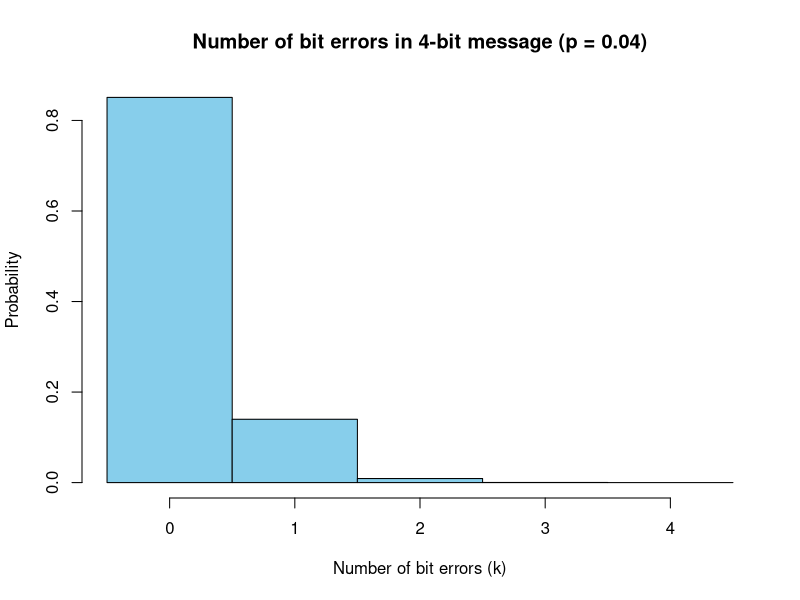
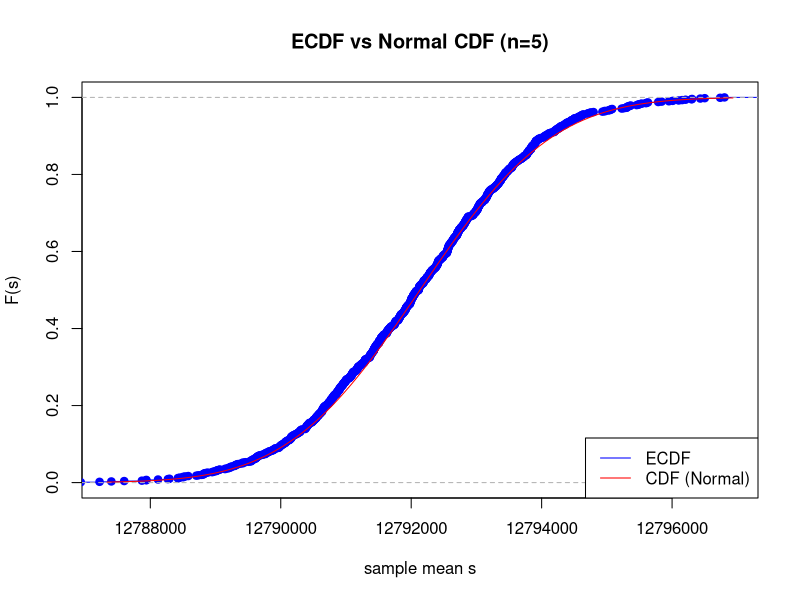
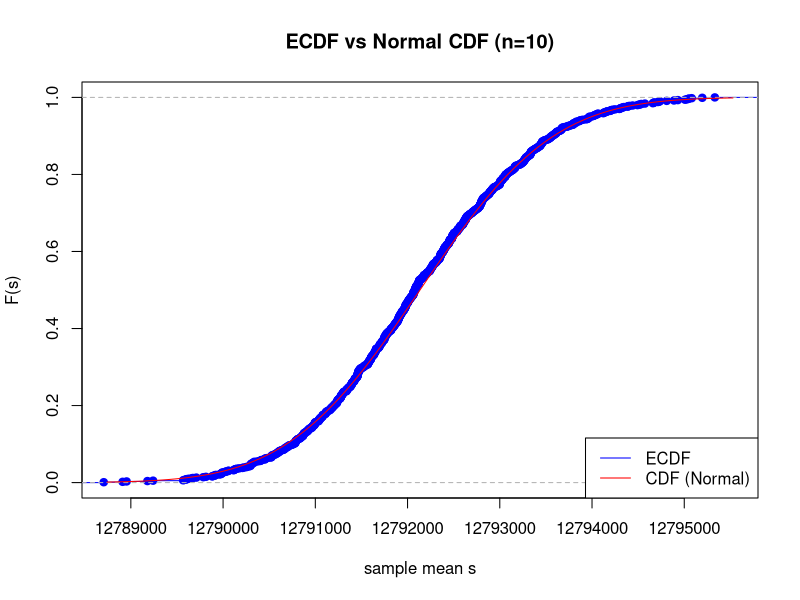
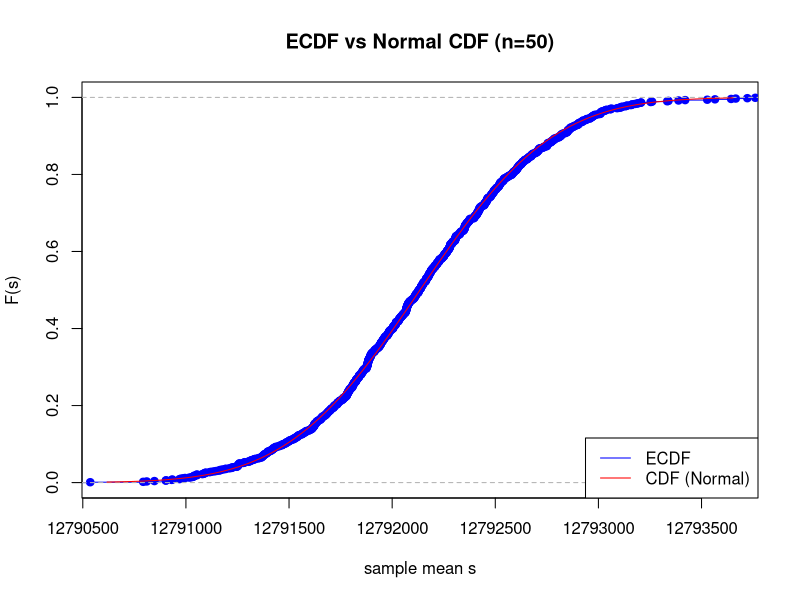
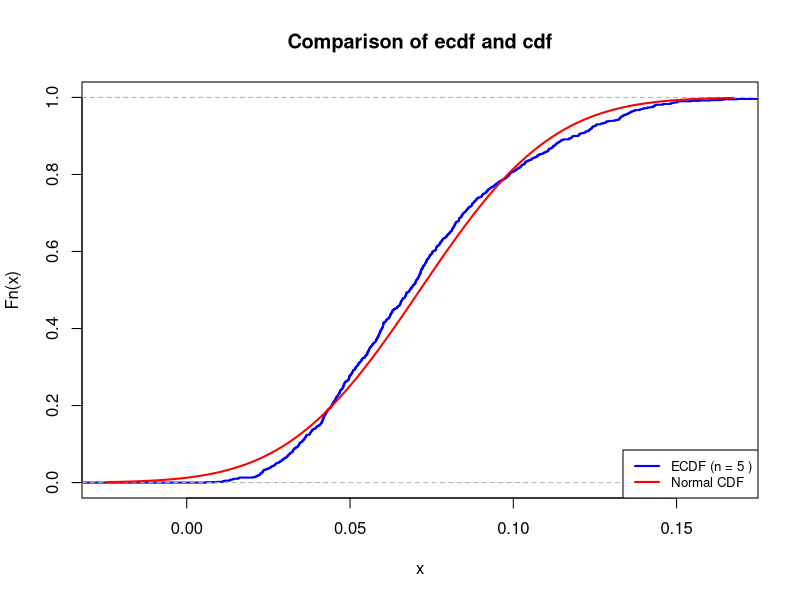
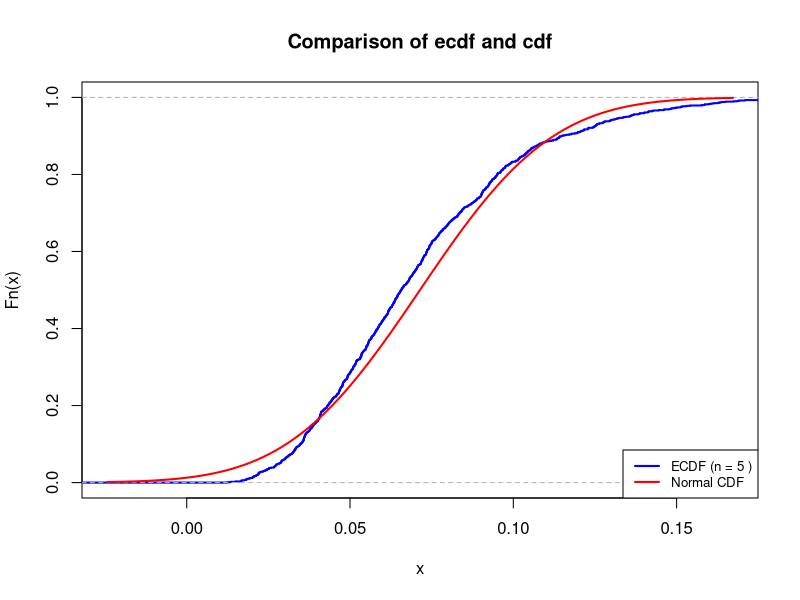
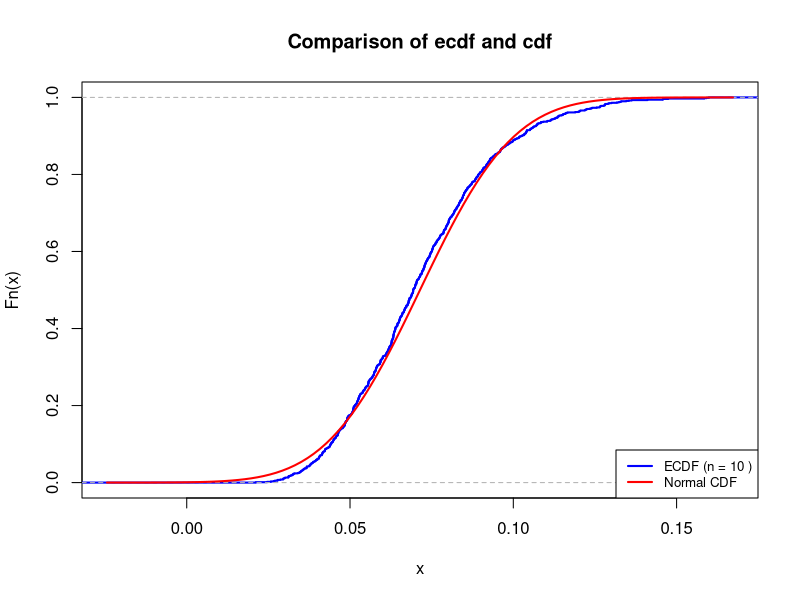
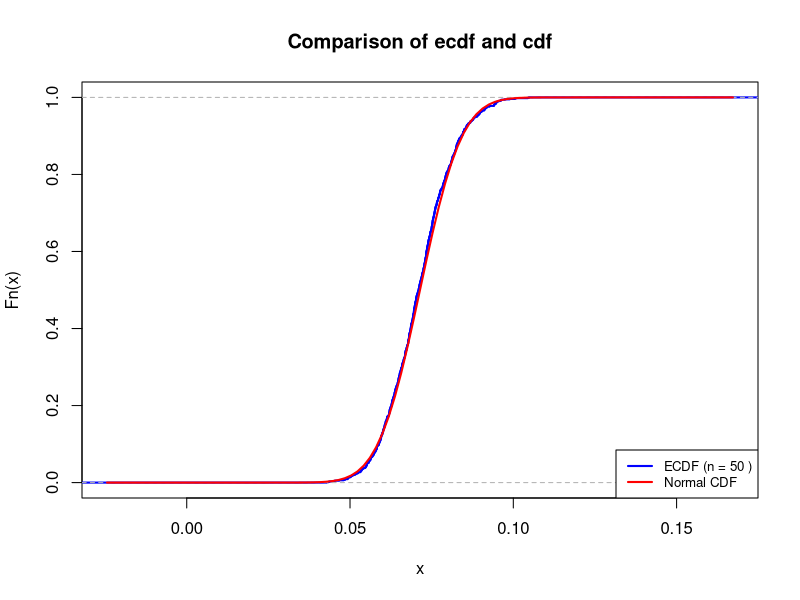

Source code (R) for these figures, in order:
## ---- chunk 1
# your team id number
                          ###
id <- 4                  ### Change to the correct id!
                          ###
set.seed(id)
p <- id/100
# matrices G and H
G <- matrix(c(1, 1, 1, 0, 0, 0, 0,
		1, 0, 0, 1, 1, 0, 0,
		0, 1, 0, 1, 0, 1, 0,
		1, 1, 0, 1, 0, 0, 1), nrow = 4, byrow = TRUE)
H <- t(matrix(c(1, 0, 1, 0, 1, 0, 1,
		0, 1, 1, 0, 0, 1, 1,
		0, 0, 0, 1, 1, 1, 1), nrow = 3, byrow = TRUE))
cat("The matrix G is: \n")
G
cat("The matrix H is: \n")
H
cat("The product GH must be zero: \n")
(G%*%H) %%2
## ---- chunk 2
# generate N messages

message_generator <- function(N) {
  matrix(sample(c(0,1), 4*N, replace = TRUE), nrow = N)
}
messages <- message_generator(100)
codewords <- (messages %*% G) %% 2
## ---- chunk 3
N <- nrow(messages)
n_bits <- ncol(G)

# кожен біт пошкоджується незалежно з імовірністю p
errors <- matrix(rbinom(N * n_bits, 1, p), nrow = N, ncol = n_bits)

# накладаємо помилки на кодові слова (XOR по модулю 2)
received <- (codewords + errors) %% 2

# перевіримо перші кілька рядків
head(errors)
head(received)
## ---- chunk 4
# syndrome calculation
syndromes <- (received %*% H) %% 2

# all possible single-bit errors
error_patterns <- diag(7)

# синдроми для кожного з них
syndrome_table <- (error_patterns %*% H) %% 2

# додаємо випадок "нема помилки"
syndrome_table <- rbind(rep(0,3), syndrome_table)

corrected <- received  # створюємо копію для виправлення

for (i in 1:nrow(received)) {
  s <- syndromes[i, ]
  # знаходимо індекс рядка в syndrome_table, який збігається з s
  match_idx <- which(apply(syndrome_table, 1, function(row) all(row == s))) - 1
  if (length(match_idx) == 1 && match_idx > 0) {
    # flip the corresponding bit
    corrected[i, match_idx] <- (corrected[i, match_idx] + 1) %% 2
  }
}

decoded <- corrected[, 1:4]

# обудова таблиці всіх кодових слів (16 можливих)
all_msgs <- as.matrix(expand.grid(0:1, 0:1, 0:1, 0:1))
all_code <- (all_msgs %*% G) %% 2

# допоміжна функція: робить рядок "0101010" для порівняння
key <- function(M) apply(M, 1, paste0, collapse = "")

# створюємо "словник" кодових слів -> повідомлень
dict_keys <- key(all_code)

# --- після виправлення помилок ---
recv_keys <- key(corrected)
idx <- match(recv_keys, dict_keys)

# декодовані повідомлення за знайденими індексами
decoded <- all_msgs[idx, , drop = FALSE]

success <- rowSums(decoded == messages) == 4
p_hat <- mean(success)
cat("Estimated probability of correct transmission (p_hat):", p_hat, "\n")

## ---- chunk 5
N <- nrow(messages)                           # кількість симуляцій
SE <- sqrt(p_hat * (1 - p_hat) / N)           # стандартна похибка
epsilon <- 1.96 * SE                          # напівдовжина 95% ДІ
CI <- c(p_hat - epsilon, p_hat + epsilon)

cat(sprintf("p_hat = %.5f\n", p_hat))
cat(sprintf("SE     = %.6f\n", SE))
cat(sprintf("95%% CI = (%.5f, %.5f)\n", CI[1], CI[2]))

## ---- chunk 6
eps_target <- 0.03

# плагін-оцінка за поточним p_hat
N <- ceiling( (1.96^2 * p_hat * (1 - p_hat)) / eps_target^2 )

cat(sprintf("N >= %d\n", N))

## ---- chunk 7
id <- 4
set.seed(id)
p <- id / 100
N <- 100000

errors <- matrix(rbinom(N * 4, 1, p), nrow = N, ncol = 4)
k <- rowSums(errors)

hist(k,
     breaks = seq(-0.5, 4.5, 1),
     freq = FALSE,
     col = "skyblue",
     border = "black",
     main = sprintf("Number of bit errors in 4-bit message (p = %.2f)", p),
     xlab = "Number of bit errors (k)",
     ylab = "Probability")

k_vals <- 0:4
theoretical <- dbinom(k_vals, size = 4, prob = p)


## ---- chunk 8
year <- 30.1

T <- year * 365*24*3600

lambda <- log(2) / T

Avogadro <- 6*10^(23)

mass_id <- 4 * 10^(-6)

N <- (mass_id/137) * Avogadro

mu_poisson <- N * lambda

K <- 1000
n <- 5
sample_means <- colMeans(matrix(rpois(n*K, lambda = mu_poisson), nrow=n))

## ---- chunk 9
mu_normal <- mu_poisson
sigma_normal <- sqrt(mu_poisson/n)
## ---- chunk 10
xlims <- c(mu_normal-3*sigma_normal,mu_normal+3*sigma_normal)
Fs <- ecdf(sample_means)

n_values <- c(5, 10, 50)

for (n in n_values) {
  sample_means <- colMeans(matrix(rpois(K * n, lambda = mu_poisson), nrow = n))
  sd_normal <- sqrt(mu_poisson / n)

  Fs <- ecdf(sample_means)

  sd_normal <- sqrt(mu_poisson / n)
  xlims <- c(mu_normal - 3*sd_normal, mu_normal + 3*sd_normal)

  plot(Fs, xlim = xlims, ylim = c(0,1),
       main = paste0("ECDF vs Normal CDF (n=", n, ")"),
       xlab = "sample mean s", ylab = "F(s)", col = "blue", lwd = 1)
  curve(pnorm(x, mean = mu_normal, sd = sd_normal), add = TRUE, col = "red", lwd = 1)
  legend("bottomright", legend = c("ECDF", "CDF (Normal)"),
         col = c("blue","red"), lwd = 1)



#calculate the maximal difference
testing_values <- seq(
             mu_normal - 3*sigma_normal,
             mu_normal + 3*sigma_normal,
             length.out = n*K/2)


  max_diff <- max(abs(Fs(testing_values) - pnorm(testing_values, mean = mu_normal, sd = sd_normal)))


print(max_diff)

}

mu_poisson <- N * lambda


## ---- chunk 11

a <- 8e8
alpha <- 0.05

# Markov P(S_n <=8*10^8)>=0.95 => P(S_n > 8*10^8) <= 0.05,
# P(X>=a) <= E(x)/a => E(x)/a = alpha => mu*n/a = alpha
# n = a * aplha/mu

find_markov <- function(a, mu_poisson, alpha) {
  return(floor(alpha * a / mu_poisson))
}




# Chernoff. We are looking for bound <= alpha
# MGF of Poiison -> exp[lambda(e^{t}-1)], so
# lamda = mu_poisson = var_poisson
# We minimise the upper bound of the Chernoff and find the e^{t}=a/(nμ)
# so, it will be the optimal value for x
# we calculate the

find_n_chernoff <- function(a, mu_poisson , alpha) {
# Chernoff inequality
# P(X => a) <= e^-sa*M(s)
# P(X >= 8a8) <= 0.05
# e^-s*8e8*M(s) = 0.05
# e^(-s*8e8 + mu*n(e^s - 1)) = 0.05
# -s*8e8 + mu*n(e^s - 1) = ln(0.05)
# n = (ln(0.05) + s*8e8)/mu(e^s-1)

  # also, we need to find the optimal s, which needs to be minimal
  # we will just brute-force it
  # brute-force search on s>0 to maximize allowable n
  values_of_s <- seq(1e-8, 1.0, length.out = 10000)  # start from tiny positive
  # compute candidate n for each s; handle denominator small/zero
  values_of_n <- (log(alpha) + values_of_s * a) / (mu_poisson * (exp(values_of_s) - 1))
  # filter valid, finite and positive n
  valid_idx <- which(is.finite(values_of_n) & (values_of_n > 0))

  best_idx <- valid_idx[which.max(values_of_n[valid_idx])]
  best_n <- floor(values_of_n[best_idx])
  return(best_n)
}


# CLT
# The qnorm function provides the quantile of the normal distribution. We just calculete the cdf P(Z<=z), where Z<=0.95

find_n_clt <- function(a, mu_poisson ,alpha) {
  z <- qnorm(1 - alpha)  #qnorm(0.95)

  # P(z<=Z ) = Ф(Z)
  # Ф(Z) = (a-Mu/sigma) (normal Z ~ N(0,1)) => Ф((a - n * mu) / (sqrt(n * mu))
  # Let y = sqrt(n * mu). Then (a - y^2) / y = z
  # => y^2 + z * y - a = 0
  # Positive root: y = (-z + sqrt(z^2 + 4 * a)) / 2
  # Approximate n: n ≈ y^2 / mu


  y <- (-z + sqrt(z^2 + 4 * a)) / 2
  n_clt <- floor(y^2 / mu_poisson)
  return(n_clt)

  }
#-------
empirical_prob_for_n <- function(n, mu_poisson, a, K = 5000) {
  if (n <= 0) return(NA) # Return NA for n <= 0

  # Use the property that the sum n*Pois(μ) -> Pois(n*μ)
  mu_sum <- n * mu_poisson
  sample_sums <- rpois(K, lambda = mu_sum)
    return(mean(sample_sums <= a))
}

# Calculate theoretical n
n_markov <- find_markov(a, mu_poisson, alpha)
n_chernoff <- find_n_chernoff(a, mu_poisson, alpha)
n_clt <- find_n_clt(a, mu_poisson, alpha)

cat("--- Theoretical limits of n ---\n")
print(list(n_markov = n_markov, n_chernoff = n_chernoff, n_clt = n_clt))

# Create a vector of candidates
K_sim <- 5000 # Number of simulations
candidates <- seq(n_clt - 5, n_clt + 5)
candidates <- candidates[candidates > 0] # Remove zeros or negatives

cat("\nCheck candidates around n_clt (n=", n_clt, "):\n", sep="")
print(candidates)
results <- sapply(candidates, function(n_val) empirical_prob_for_n(n_val, mu_poisson, a, K = K_sim))

final_table <- data.frame(n = candidates, P_Sn_le_a = results)

cat("\n--- Final simulation table ---\n")
print(final_table)
## ---- chunk 12
nu1 <- 14
K <- 1e3
n <- 5 # -10, 50
sample_means <- colMeans(matrix(rexp(n*K, rate = nu1), nrow=n))
## ---- chunk 13
mu <- 1/nu1 #teoretical
sigma <- 1/(sqrt(n)*nu1) # var(sample mean)
## ---- chunk 14
xlims <- c(mu-3*sigma,mu+3*sigma) # 99.7% of data in mu +- 3sigma in normal dist.

Fs <- ecdf(sample_means)
plot(Fs,
     xlim = xlims,
     col = "blue",
     lwd = 2,
     main = "Comparison of ecdf and cdf")

curve(pnorm(x, mean = mu, sd = sigma), col = "red", lwd = 2, add = TRUE)

legend("bottomright",
       legend = c(paste("ECDF (n =", n, ")"), "Normal CDF"),
       col = c("blue", "red"),
       lwd = 2,
       cex = 0.8)
## ---- chunk 15
max_diff <- max(abs(Fs(sample_means)-pnorm(sample_means, mean = mu, sd = sigma)))
cat("For n =", N, "maximal difference between the two c.d.f.'s =", max_diff)
## ---- chunk 16
n_vals <- c(5, 10, 50)
for (n in n_vals) {
  sample_means <- colMeans(matrix(rexp(n*K, rate = nu1), nrow=n))
  mu <- 1/nu1 #teoretical
  sigma <- 1/(sqrt(n)*nu1) # var(sample mean)
  Fs <- ecdf(sample_means)
  plot(Fs,
       xlim = xlims,
       col = "blue",
       lwd = 2,
       main = "Comparison of ecdf and cdf")

  curve(pnorm(x, mean = mu, sd = sigma), col = "red", lwd = 2, add = TRUE)

  legend("bottomright",
         legend = c(paste("ECDF (n =", n, ")"), "Normal CDF"),
         col = c("blue", "red"),
         lwd = 2,
         cex = 0.8)
}
## ---- chunk 17
desired <- 0.95
curr_des <- 1 - desired # 0.05
max_clicks <- 100
# nu1 = 14 reminder

# Markov
N_markov <- floor(max_clicks*curr_des /nu1)
cat("Markov: N <=", N_markov, "\n")

# Chernoff
N_chernoff <- 0
for (n in 1:200) {
  curr <- nu1*n
  bound <- exp(-curr + max_clicks*log(curr/max_clicks) + max_clicks - lambda)
  if (bound <= curr_des) {
    N_chernoff <- n
  }
  else {
    break
  }
}
cat("Chernoff: N <=", N_chernoff, "\n")

# CLT
N_clt <- 0
for (n in 1:200) {
  curr <- nu1*n
  prob <- pnorm((max_clicks-curr)/sqrt(curr))
  if (prob >= desired) {
    N_clt <- n
  }
  else {
    break
  }
}
cat("CLT: N <=", N_clt, "\n")

#Predicted
N_pred <- 6
nu <- nu1*N_pred

S_samples <- replicate(K, sum(rexp(max_clicks, rate = nu)))

hist(S_samples, breaks = 30, col = "skyblue",
     main = paste("Total Time Distribution (N =", N_pred, ")"),
     xlab = "Seconds")

safe_prob <- mean(S_samples <= 100) # should be >= 0.95
cat("Probability the location is safe: P =", round(safe_prob, 4), "\n")
## ---- chunk 18
set.seed(4)
mu <- 4
sigma <- sqrt(2*4 + 7)
N <- 100

X <- rnorm(N, mean = mu, sd = sigma)
Y <- 1/X
one_over_X_ <- 1/mean(X)
Y_ <- mean(Y)

cat("1 / mean(X)", one_over_X_, "\n")
cat("mean(Y):", Y_, "\n")
## ---- chunk 19
lambda <- 2
N <- 100

set.seed(4)
#X,Y - i.i.d. r.v. with Exp(2)
X <- rexp(N, rate = lambda)
Y <- rexp(N, rate = lambda)
Z <- log(X) + 5

# Q.Q.-plot X,Y
qqplot(X, Y, main = "Q.Q.-plot: X,Y (Exp(2))", xlab = "X quantile", ylab = "Y quantile")
abline(0, 1, col = "red", lty = 2)

# Scatterplot X,Y
plot(X, Y, main = "Scatterplot: X,Y", xlab = "X", ylab = "Y")
abline(0, 1, col = "red", lty = 2)

# Q.Q.-plot X,Z
qqplot(X, Z, main = "Q.Q.-plot X,Z", xlab = "X quantile", ylab = "Y quantile")
curve(log(x) + 5, from = min(X), to = max(X), add = TRUE, col = "red", lty = 2)

# Scatterplot X,Z
plot(X, Z, main = "Scatterplot X,Z", xlab = "X", ylab = "Z")
curve(log(x) + 5, from = min(X), to = max(X), add = TRUE, col = "red", lty = 2)
## ---- chunk 20
N <- 100
set.seed(4)
X <- rbinom(N, size = 3, prob=0.5)

teor_exp_x <- 3*0.5
teor_var_x <- 3*0.5*(1-0.5)
cat("Teoretical Expectation of X =", teor_exp_x, "\n")
cat("Teoretical Variance of X =", teor_var_x, "\n\n")

sample_mean_x <- mean(X)
sample_var_X <- var(X)
cat("Sample mean of X =", sample_mean_x, "\n")
cat("Sample variance of X =", sample_var_X, "\n")
## ---- chunk 21
Y <- 0.5*X - 1


teor_exp_y <- 0.5*teor_exp_x -1
teor_var_y <- 0.5^2 *teor_var_x
cat("Teoretical Expectation of Y =", teor_exp_y, "\n")
cat("Teoretical Variance of Y =", teor_var_y, "\n\n")

sample_mean_y <- mean(Y)
sample_var_y <- var(Y)
cat("Sample mean of Y =", sample_mean_y, "\n")
cat("Sample variance of Y =", sample_var_y, "\n")
